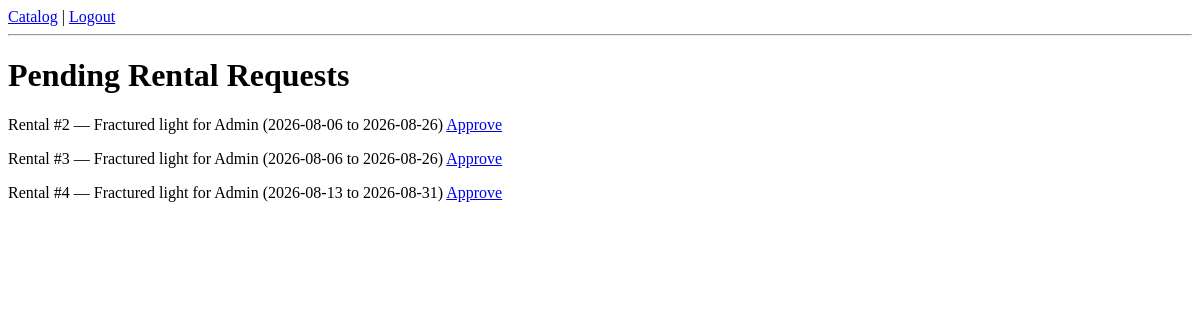
/admin/rentals (signed in), run on an earlier commit of the app's database.
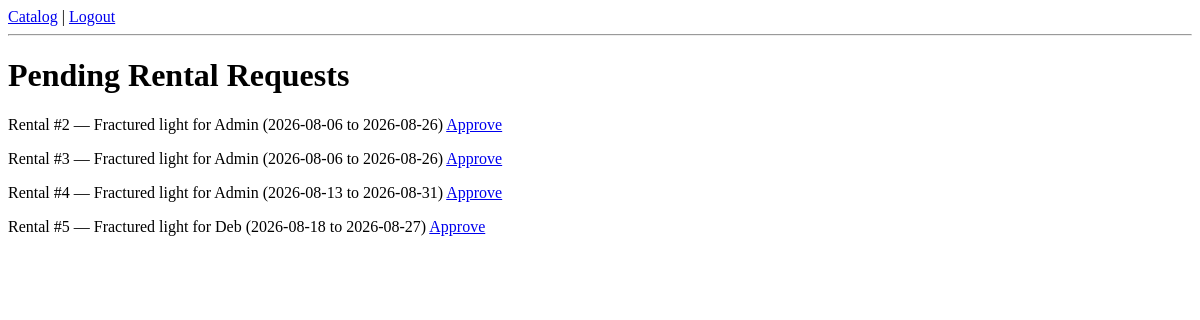
And on a later commit of the database.
### models.py (models this page shows, shortened)
class Rental(db.Model):
    id = db.Column(db.Integer, primary_key=True)
    user_id = db.Column(db.Integer,db.ForeignKey("user.id"), nullable=False)
    artwork_id = db.Column(db.Integer,db.ForeignKey("artwork.id"), nullable=False)
    start_date = db.Column(db.Date, nullable=False)
    end_date = db.Column(db.Date, nullable=False)
    status = db.Column(db.String(20), default="pending")
    user = db.relationship("User", backref="rentals")
    artwork = db.relationship("Artwork", backref="rentals")

class Artwork(db.Model):
    id = db.Column(db.Integer, primary_key=True)
    title = db.Column(db.String(150), nullable=False)
    artist_name = db.Column(db.String(150), nullable=False)
    category = db.Column(db.String(80))
    price_per_month = db.Column(db.Float, nullable=False)
    is_available = db.Column(db.Boolean, default=True)

class User(db.Model, UserMixin):
    id = db.Column(db.Integer, primary_key=True)
    name = db.Column(db.String(100),nullable=False)
    email = db.Column(db.String(120),unique=True, nullable=False)
    password_hash = db.Column(db.String(200), nullable=False)
    is_admin = db.Column(db.Boolean, default=False)

### app.py (the view)
@app.route("/admin/rentals")
@login_required
def admin_rentals():
    if not current_user.is_admin:
        return "Access denied - admins only", 403
    pending = Rental.query.filter_by(status="pending").all()
    return render_template("admin_rentals.html", rentals=pending)

### app.py (called while the page is built)
@login_manager.user_loader
def load_user(user_id):
    return User.query.get(int(user_id))

### templates/admin_rentals.html (shortened to what this page needs)
{% extends "base.html" %}
{% block content %}
    <h1>Pending Rental Requests</h1>
    {% for rental in rentals %}
        <p>
            Rental #{{ rental.id }} — {{ rental.artwork.title }} for {{ rental.user.name }}
            ({{ rental.start_date }} to {{ rental.end_date }})
            <a href="/admin/rentals/{{ rental.id }}/approve">Approve</a>
        </p>
    {% endfor %}
{% endblock %}

### templates/base.html (shortened to what this page needs)
<!DOCTYPE html>
<html>
<head>
</head>
<body>
    <nav>
        <a href="/">Catalog</a> |
        {% if current_user.is_authenticated %}
            <a href="/logout">Logout</a>
        {% else %}
            <a href="/login">Login</a> |
            <a href="/register">Register</a>
        {% endif %}
    </nav>
    <hr>
    {% block content %}{% endblock %}
</body>
</html>

What changed in the data, as far as the page shows it:
added Rental: id "5", artwork "Fractured light", user.name "Deb", start_date "2026-08-18", end_date "2026-08-27"
